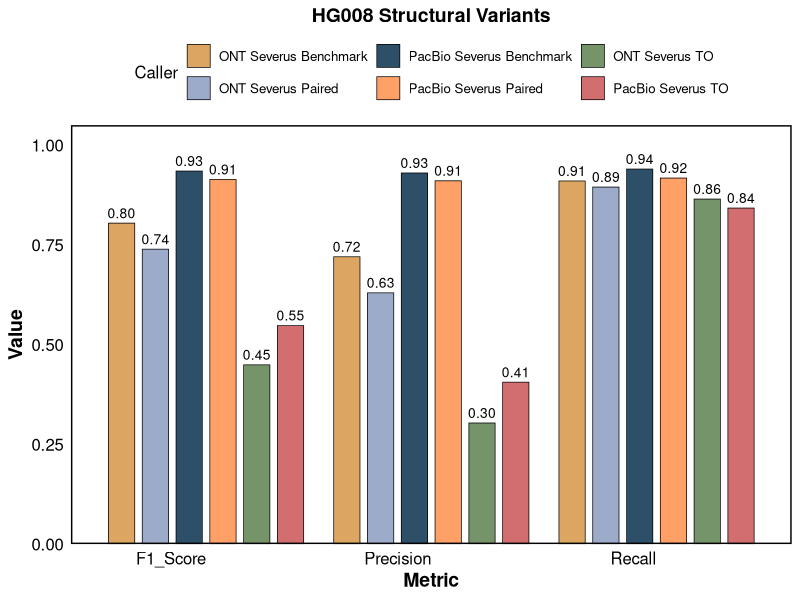
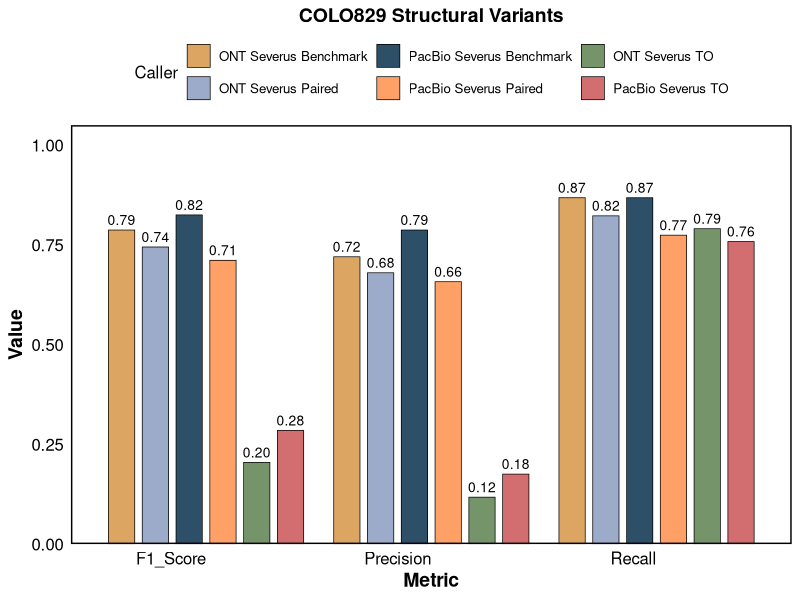

Recreate these plots in R, in order.
# Load necessary libraries
library(ggplot2)
library(dplyr)
library(tidyr)

# Read data for COLO829 Structural Variants into a dataframe
data_COLO829 <- read.table(header = TRUE, text = "
Caller Precision Recall F1_Score
'ONT Severus Paired' 0.68 0.8225806 0.7445255
'PacBio Severus Paired' 0.6575342 0.7741935 0.7111111
'ONT Severus TO' 0.117506 0.7903226 0.2045929
'PacBio Severus TO' 0.1753731 0.7580645 0.2848485
'ONT Severus Benchmark' 0.720 0.868 0.787
'PacBio Severus Benchmark' 0.787 0.868 0.825
")

# Set factor levels for Caller to ensure the desired order
data_COLO829$Caller <- factor(
  data_COLO829$Caller,
  levels = c("ONT Severus Benchmark","ONT Severus Paired", "PacBio Severus Benchmark", "PacBio Severus Paired", "ONT Severus TO", 
             "PacBio Severus TO")
)

# Reshape the data
data_COLO829_long <- data_COLO829 %>%
  pivot_longer(
    cols = c(Precision, Recall, F1_Score),
    names_to = "Metric",
    values_to = "Value"
  )

# Create plot for COLO829
p2 <- ggplot(data_COLO829_long, aes(x = Metric, y = Value, fill = Caller)) +
  geom_bar(stat = "identity", position = position_dodge(width = 0.9), color = "black", linewidth = 0.25, width = 0.7) +
  geom_text(
    aes(label = sprintf("%.2f", Value)),
    position = position_dodge(width = 0.9),
    vjust = -0.5,
    size = 3.5
  ) +
  labs(
    title = "COLO829 Structural Variants",
    x = "Metric",
    y = "Value"
  ) +
  scale_fill_manual(
    values = c(
      "ONT Severus Paired" = "#9CABCA",
      "PacBio Severus Paired" = "#FFA066",
      "ONT Severus TO" = "#76946A",
      "PacBio Severus TO" = "#D36E70",
      "ONT Severus Benchmark" = "#DCA561",
      "PacBio Severus Benchmark" = "#2D4F67"
    ),
    name = "Caller"
  ) +
  scale_y_continuous(expand = c(0, 0), limits = c(0, 1.05)) +
  theme_minimal(base_size = 12) +
  theme(
    axis.text = element_text(size = 12, color = "black"),
    axis.text.x = element_text(hjust = 1, vjust = 1),
    axis.title = element_text(size = 14, face = "bold"),
    plot.title = element_text(size = 14, face = "bold", hjust = 0.5),
    panel.grid = element_blank(),
    panel.background = element_blank(),
    panel.border = element_rect(color = "black", fill = NA, linewidth = 1),
    legend.position = "top"
  )

# Read data for HG008 Structural Variants into a dataframe
data_HG008 <- read.table(header = TRUE, text = "
Caller Precision Recall F1_Score
'ONT Severus Paired' 0.6296296296296297 0.8947368421052632 0.7391304347826088
'PacBio Severus Paired' 0.9104477611940298 0.9172932330827067 0.9138576779026217
'ONT Severus TO' 0.3034300791556728 0.8646616541353384 0.44921874999999994
'PacBio Severus TO' 0.4057971014492754 0.8421052631578947 0.5476772616136919
'ONT Severus Benchmark' 0.72 0.91 0.8043478
'PacBio Severus Benchmark' 0.93 0.94 0.9349593
")

# Set factor levels for Caller to ensure the desired order
data_HG008$Caller <- factor(
  data_HG008$Caller,
  levels = c("ONT Severus Benchmark","ONT Severus Paired", "PacBio Severus Benchmark", "PacBio Severus Paired", "ONT Severus TO", 
             "PacBio Severus TO")
)

# Reshape the data
data_HG008_long <- data_HG008 %>%
  pivot_longer(
    cols = c(Precision, Recall, F1_Score),
    names_to = "Metric",
    values_to = "Value"
  )

# Create plot for HG008
p1 <- ggplot(data_HG008_long, aes(x = Metric, y = Value, fill = Caller)) +
  geom_bar(stat = "identity", position = position_dodge(width = 0.9), color = "black", linewidth = 0.25, width = 0.7) +
  geom_text(
    aes(label = sprintf("%.2f", Value)),
    position = position_dodge(width = 0.9),
    vjust = -0.5,
    size = 3.5
  ) +
  labs(
    title = "HG008 Structural Variants",
    x = "Metric",
    y = "Value"
  ) +
  scale_fill_manual(
    values = c(
      "ONT Severus Paired" = "#9CABCA",
      "PacBio Severus Paired" = "#FFA066",
      "ONT Severus TO" = "#76946A",
      "PacBio Severus TO" = "#D36E70",
      "ONT Severus Benchmark" = "#DCA561",
      "PacBio Severus Benchmark" = "#2D4F67"
    ),
    name = "Caller"
  ) +
  scale_y_continuous(expand = c(0, 0), limits = c(0, 1.05)) +
  theme_minimal(base_size = 12) +
  theme(
    axis.text = element_text(size = 12, color = "black"),
    axis.text.x = element_text(hjust = 1, vjust = 1),
    axis.title = element_text(size = 14, face = "bold"),
    plot.title = element_text(size = 14, face = "bold", hjust = 0.5),
    panel.grid = element_blank(),
    panel.background = element_blank(),
    panel.border = element_rect(color = "black", fill = NA, linewidth = 1),
    legend.position = "top"
  )

ggsave("HG008_SVs.svg", plot = p1, width = 210, height = 100, units = "mm")
ggsave("COLO829_SVs.svg", plot = p2, width = 210, height = 100, units = "mm")
